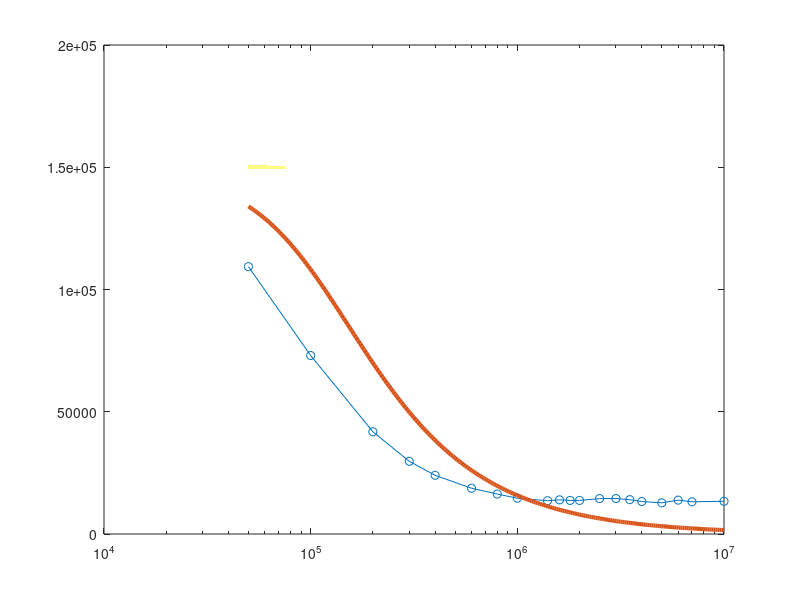

Recreate this plot in MATLAB. (Note: this script raises an error after producing the figure.)
clear all;
close all;

A0=10e4; %%dato sacado del grafico
wp=2*pi*12; %%frecuencai da corte obtenida del datasheet
sr=0.5e6;
s=tf('s');
r1=50e3;
r3=50e3;
r2=5e3;
r4=100e3;
Dm=csvread('circuito_n_caso3_Zin.csv');
Ds=csvread('circuito_n_caso3_Zin_sim.csv');
w=[50000*2*pi:10:10000000*2*pi];


Av=A0/(1+(s/wp));
H=(r3+r4)*(s/s);



[mag,phase,wout] = bode(H,w);
mag=squeeze(mag);
phase=squeeze(phase);


%R=33000;
R=220e3;
ir=Dm(:,2)-(Dm(:,3).*exp(Dm(:,4).*((1i*pi)/180)));
ir=ir./R;
z=(Dm(:,3).*exp(-Dm(:,4).*((1i*pi)/180)))./ir;
figure;
semilogx(Dm(:,1).*1000,abs(z),'-o')
hold on;
semilogx(Ds(:,1),10.^(Ds(:,2)./20),'LineWidth',3);
semilogx(w./(2*pi),mag,'LineWidth',3);
formataxes('', 'Frecuencia (Hz)', 'Impedancia (ohm)', ... % titulo y ejes
                    'Medici\''on','Simulaci\''on ','C\''alculo')% legends
hold off;

figure
hold on;

semilogx(Dm(:,1).*1000,(angle(z).*(180/pi)),'-o')
semilogx(Ds(:,1),Ds(:,3),'LineWidth',3);
semilogx(w./(2*pi),phase,'LineWidth',3);
formataxes('', 'Frecuencia (Hz)', 'Fase ($\circ$)', ... % titulo y ejes
                    'Medici\''on','Simulaci\''on ','C\''alculo')% legends

hold off;